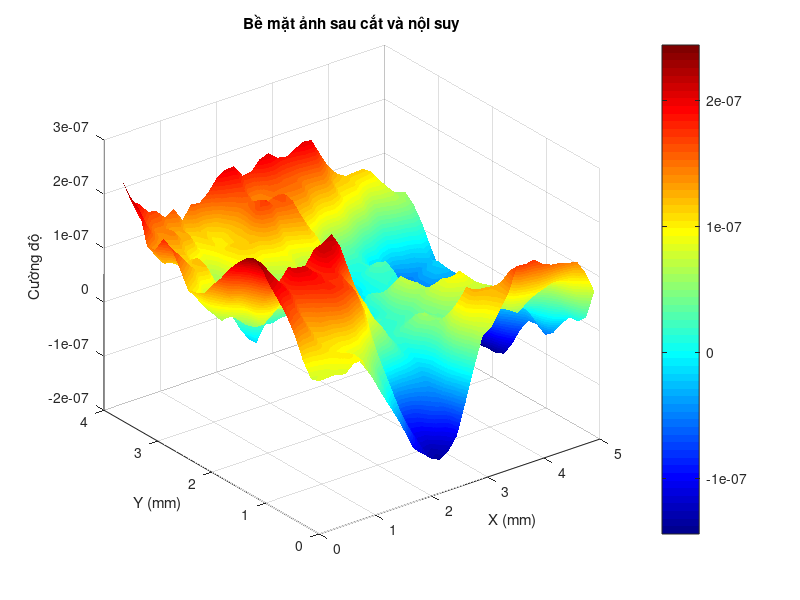
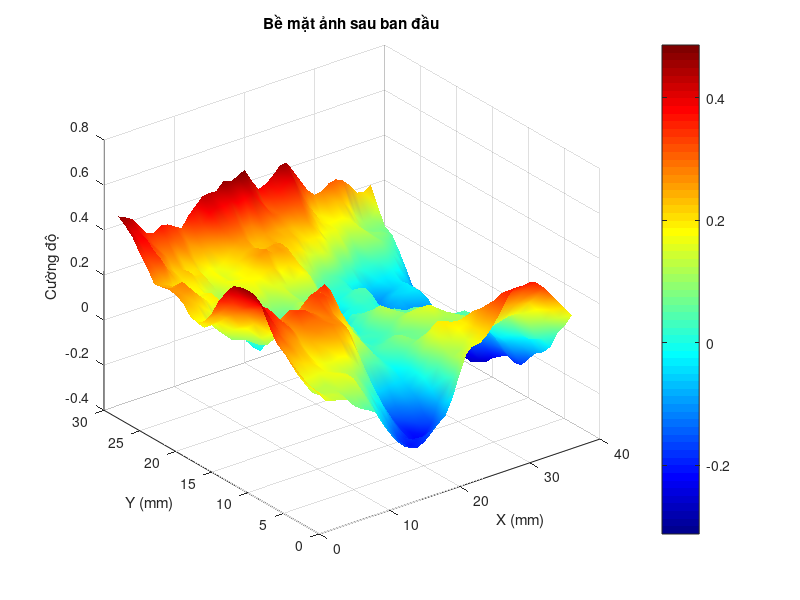

Source code (MATLAB) for these figures, in order:
% Script: cat_noisuy_anh.m
% Mục tiêu: Cắt ảnh thực 5.4x4.2 mm về 4.899x3.660 mm, làm mịn, nội suy lên 1421x1061
clc; clear; close all;
% Script: cat_noisuy_anh.m
% Mục tiêu: Cắt ảnh thực 5.4x4.2 mm về 4.899x3.660 mm, nội suy lên 1421x1061

%% 1. Đọc dữ liệu ảnh từ Excel
load('averageMatrix.mat');
Z = averageMatrix;
[M, N] = size(Z);

% Kiểm tra dữ liệu hợp lệ
if isempty(Z) || M == 0 || N == 0
    error('Không đọc được dữ liệu từ file Excel');
end

%% 2. Kích thước pixel ban đầu
width_mm = 5.4;
height_mm = 4.2;
dx = width_mm / N;
dy = height_mm / M;

%% 3. Cắt ảnh về 4.899 x 3.660 mm
width_cut_mm = 4.899;
height_cut_mm = 3.660;
cols_cut = floor(width_cut_mm / dx);
rows_cut = floor(height_cut_mm / dy);

start_col = round((N - cols_cut) / 2) + 1;
start_row = round((M - rows_cut) / 2) + 1;

% Kiểm tra hợp lệ trước khi cắt
if start_col < 1 || start_row < 1 || ...
   start_col + cols_cut - 1 > N || ...
   start_row + rows_cut - 1 > M
    error('Chỉ số cắt ảnh không hợp lệ!');
end

% Cắt ảnh
Z_cut = Z(start_row:start_row + rows_cut - 1, start_col:start_col + cols_cut - 1);

%% 4. Nội suy lên lưới 1421 x 1061
target_rows = 1421;
target_cols = 1061;

[X_cut, Y_cut] = meshgrid(...
    linspace(0, width_cut_mm, cols_cut), ...
    linspace(0, height_cut_mm, rows_cut));

[X_new, Y_new] = meshgrid(...
    linspace(0, width_cut_mm, target_cols), ...
    linspace(0, height_cut_mm, target_rows));

Z_interp = interp2(X_cut, Y_cut, Z_cut, X_new, Y_new, 'linear');

Z_interp = Z_interp * 633*1e-9;
%% 5. Vẽ ảnh 3D
figure;
surf(X_new, Y_new, Z_interp);
shading interp;
colormap('jet');
xlabel('X (mm)');
ylabel('Y (mm)');
zlabel('Cường độ');
title('Bề mặt ảnh sau cắt và nội suy');
colorbar;

%% 7. Lưu ảnh kết quả ra file Excel
% writematrix(Z_interp, 'anh_noi_suy_1421x1061.xlsx');
save("data_saunoisuy.mat");
%%
load("averageMatrix.mat");
figure;
surf(X, Y, averageMatrix);
shading interp;
colormap('jet');
xlabel('X (mm)');
ylabel('Y (mm)');
zlabel('Cường độ');
title('Bề mặt ảnh sau ban đầu');
colorbar;